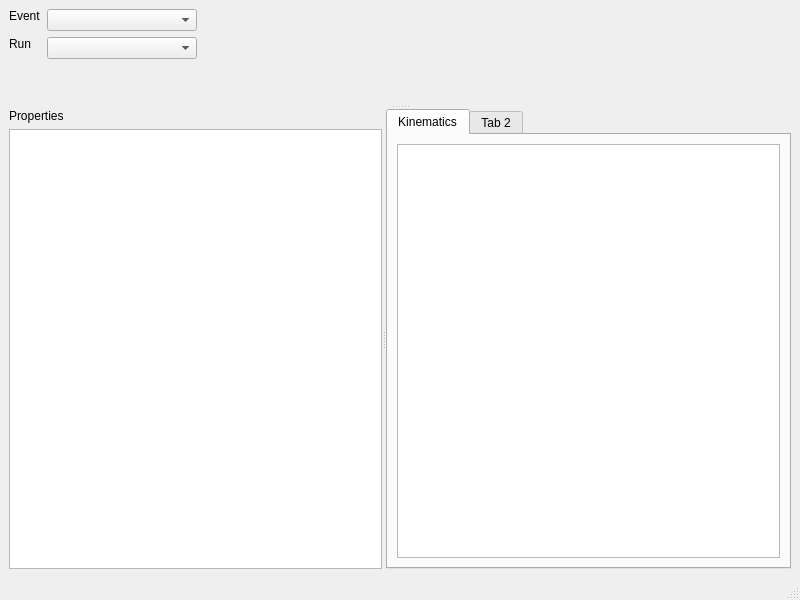
<?xml version="1.0" encoding="UTF-8"?>
<ui version="4.0">
 <class>MainWindow</class>
 <widget class="QMainWindow" name="MainWindow">
  <property name="geometry">
   <rect>
    <x>0</x>
    <y>0</y>
    <width>800</width>
    <height>600</height>
   </rect>
  </property>
  <property name="windowTitle">
   <string>MainWindow</string>
  </property>
  <widget class="QWidget" name="centralwidget">
   <layout class="QGridLayout" name="gridLayout_3">
    <item row="0" column="0">
     <widget class="QSplitter" name="splitter_2">
      <property name="orientation">
       <enum>Qt::Vertical</enum>
      </property>
      <widget class="QWidget" name="formLayoutWidget">
       <layout class="QFormLayout" name="formLayout">
        <item row="0" column="0">
         <widget class="QLabel" name="label">
          <property name="sizePolicy">
           <sizepolicy hsizetype="Preferred" vsizetype="Fixed">
            <horstretch>0</horstretch>
            <verstretch>0</verstretch>
           </sizepolicy>
          </property>
          <property name="text">
           <string>Event</string>
          </property>
         </widget>
        </item>
        <item row="1" column="0">
         <widget class="QLabel" name="label_2">
          <property name="sizePolicy">
           <sizepolicy hsizetype="Preferred" vsizetype="Fixed">
            <horstretch>0</horstretch>
            <verstretch>0</verstretch>
           </sizepolicy>
          </property>
          <property name="text">
           <string>Run</string>
          </property>
         </widget>
        </item>
        <item row="0" column="1">
         <widget class="QComboBox" name="MissionCombo">
          <property name="sizePolicy">
           <sizepolicy hsizetype="Fixed" vsizetype="Preferred">
            <horstretch>0</horstretch>
            <verstretch>0</verstretch>
           </sizepolicy>
          </property>
          <property name="minimumSize">
           <size>
            <width>150</width>
            <height>0</height>
           </size>
          </property>
         </widget>
        </item>
        <item row="1" column="1">
         <widget class="QComboBox" name="RunBox">
          <property name="sizePolicy">
           <sizepolicy hsizetype="Fixed" vsizetype="Fixed">
            <horstretch>0</horstretch>
            <verstretch>0</verstretch>
           </sizepolicy>
          </property>
          <property name="minimumSize">
           <size>
            <width>150</width>
            <height>0</height>
           </size>
          </property>
         </widget>
        </item>
       </layout>
      </widget>
      <widget class="QSplitter" name="splitter">
       <property name="orientation">
        <enum>Qt::Horizontal</enum>
       </property>
       <widget class="QWidget" name="verticalLayoutWidget">
        <layout class="QVBoxLayout" name="verticalLayout">
         <item>
          <widget class="QLabel" name="label_3">
           <property name="text">
            <string>Properties</string>
           </property>
          </widget>
         </item>
         <item>
          <widget class="QListWidget" name="listWidget"/>
         </item>
        </layout>
       </widget>
       <widget class="QWidget" name="gridLayoutWidget">
        <layout class="QGridLayout" name="gridLayout">
         <item row="1" column="0">
          <widget class="QTabWidget" name="tabWidget">
           <property name="currentIndex">
            <number>0</number>
           </property>
           <widget class="QWidget" name="tab">
            <attribute name="title">
             <string>Kinematics</string>
            </attribute>
            <layout class="QGridLayout" name="gridLayout_2">
             <item row="0" column="0">
              <widget class="QTableView" name="tableView"/>
             </item>
            </layout>
           </widget>
           <widget class="QWidget" name="tab_2">
            <attribute name="title">
             <string>Tab 2</string>
            </attribute>
           </widget>
          </widget>
         </item>
        </layout>
       </widget>
      </widget>
     </widget>
    </item>
   </layout>
  </widget>
  <widget class="QMenuBar" name="menubar">
   <property name="geometry">
    <rect>
     <x>0</x>
     <y>0</y>
     <width>800</width>
     <height>21</height>
    </rect>
   </property>
  </widget>
  <widget class="QStatusBar" name="statusbar"/>
 </widget>
 <resources/>
 <connections/>
</ui>
